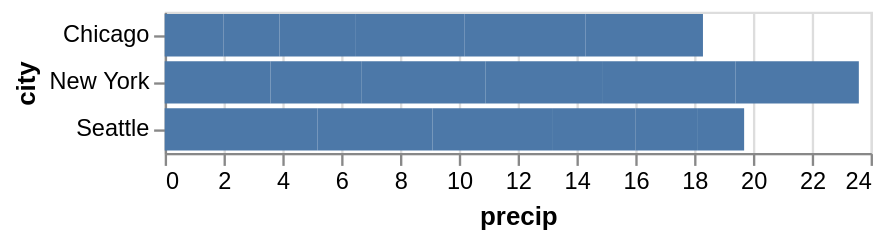

Notebook code cell kept with this figure:
### Markdown cell above
Altair provides many mark types. Here are the most common:

### Code cell
# Bar chart
alt.Chart(weather).mark_bar().encode(
    x='precip',
    y='city'
)

### Figure 1 — Vega-Lite specification as saved in the notebook (floating-point values rounded to 4 significant figures)
{"config": {"view": {"continuousWidth": 300, "continuousHeight": 300}}, "data": {"name": "data-a0edf122470d64c801b829f5c0e672f9"}, "mark": {"type": "bar"}, "encoding": {"x": {"field": "precip", "type": "quantitative"}, "y": {"field": "city", "type": "nominal"}}, "$schema": "https://vega.github.io/schema/vega-lite/v6.1.0.json", "datasets": {"data-a0edf122470d64c801b829f5c0e672f9": [{"city": "Seattle", "month": "Jan", "precip": 5.2, "temp": 42}, {"city": "Seattle", "month": "Feb", "precip": 3.9, "temp": 45}, {"city": "Seattle", "month": "Mar", "precip": 4.1, "temp": 50}, {"city": "Seattle", "month": "Apr", "precip": 2.8, "temp": 55}, {"city": "Seattle", "month": "May", "precip": 2.1, "temp": 62}, {"city": "Seattle", "month": "Jun", "precip": 1.6, "temp": 68}, {"city": "New York", "month": "Jan", "precip": 3.6, "temp": 35}, {"city": "New York", "month": "Feb", "precip": 3.1, "temp": 38}, {"city": "New York", "month": "Mar", "precip": 4.2, "temp": 48}, {"city": "New York", "month": "Apr", "precip": 4.0, "temp": 58}, {"city": "New York", "month": "May", "precip": 4.5, "temp": 68}, {"city": "New York", "month": "Jun", "precip": 4.2, "temp": 77}, {"city": "Chicago", "month": "Jan", "precip": 2.0, "temp": 28}, {"city": "Chicago", "month": "Feb", "precip": 1.9, "temp": 32}, {"city": "Chicago", "month": "Mar", "precip": 2.6, "temp": 42}, {"city": "Chicago", "month": "Apr", "precip": 3.7, "temp": 52}, {"city": "Chicago", "month": "May", "precip": 4.1, "temp": 64}, {"city": "Chicago", "month": "Jun", "precip": 4.0, "temp": 74}]}}
